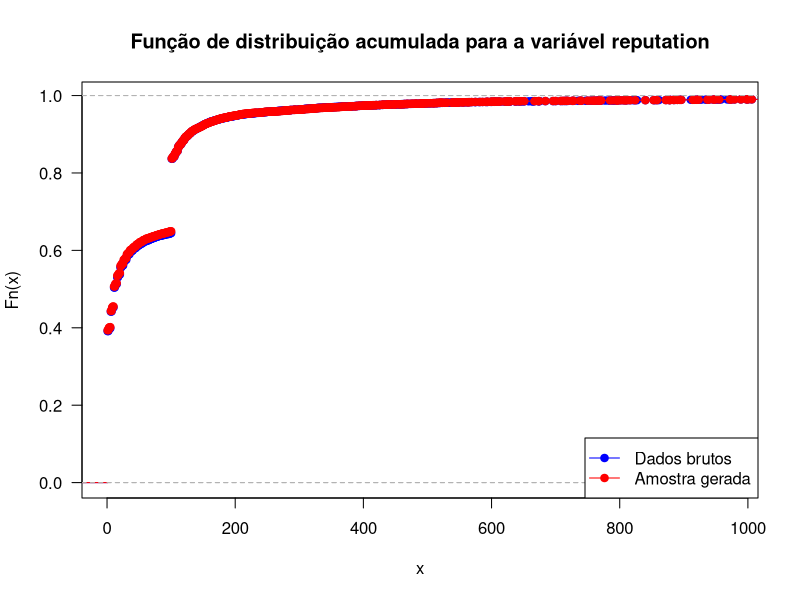

Here is the R script that generated this plot:
usuarios = read.csv("askubuntu.csv")

plot.fda <- function(data, col.name, ...)
    plot(ecdf(data[, col.name]),
         xlim = c(0, quantile(data[, col.name], 0.99)),
         main = paste("Função de distribuição acumulada para a variável", col.name),
         las = 1,
         ...)

# Implemente um script R que gera a distribuição de probabilidades empirica dos dados da coluna reputation.

Fn <- ecdf(usuarios$reputation)

# O script também deve extrair dessa distribuição uma amostra contendo a reputação de 25.000 usuários e salvá-la em um
# arquivo no formato *.txt, com cada usuário em uma linha do arquivo.

## Com probabilidade uniforme de escolher algum elemento da amostra principal que ocorre com o uso da função sample e
## seu parâmetro replace = TRUE, mantem-se, na nova amostra, as mesmas características da distribuição dos dados brutos.
nova.amostra = data.frame(name = 0:(25000 - 1),
                          reputation = sample(usuarios$reputation, 25000, replace = TRUE))

write.table(nova.amostra, file = "output-questao3-nova-amostra.txt")

# Para permitir a análise dos dados, o script também deve:
# (i) gerar uma figura em formato *.png contendo um único gráfico FDA com os dados brutos e a amostra gerada;
png(filename = "output-questao3-fda.png", width = 960, height = 960)
plot.fda(usuarios, col.name = "reputation", col = "blue")

lines(ecdf(nova.amostra$reputation), col = "red")

legend("bottomright", c("Dados brutos", "Amostra gerada"), col = c("blue", "red"), lwd = 1, pch = 19)
dev.off()

# (ii) imprimir os valores: min, max, média, mediana, 1o e 3o quartis.
print("Dados brutos")
print(summary(usuarios$reputation))

print("Nova amostra gerada")
print(summary(nova.amostra$reputation))

# Dica: estude com cuidado o help das funções sample, ecdf e hist no R. Essas funções podem tornar esse exercício mais
# fácil.

